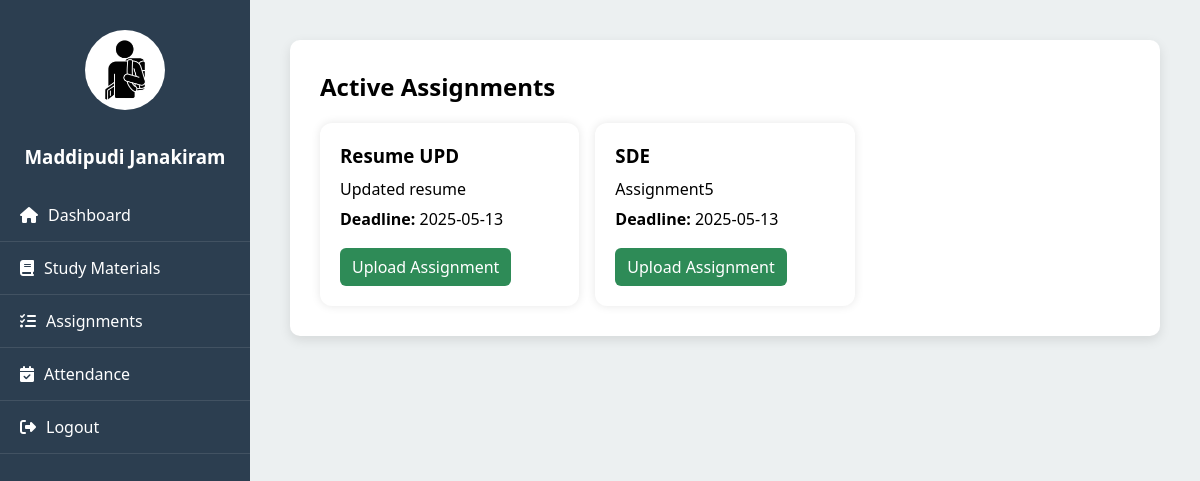
The page /student/view_assignments.php (signed in) on the database its author committed.
### tables this page shows
CREATE TABLE `assignments` (
  `id` int(11) NOT NULL,
  `title` varchar(255) NOT NULL,
  `description` text DEFAULT NULL,
  `filename` varchar(255) DEFAULT NULL,
  `course` varchar(100) DEFAULT NULL,
  `semester` int(11) DEFAULT NULL,
  `branch` varchar(50) DEFAULT NULL,
  `start_date` date NOT NULL,
  `end_date` date NOT NULL,
  `created_at` timestamp NOT NULL DEFAULT current_timestamp()
);

### student/view_assignments.php (the view, shortened to what this page needs)
<?php
include('../db/config.php');
$user_id = $_SESSION['user_id'];
$student_query = "SELECT branch, semester FROM students WHERE user_id = $user_id";
$result = mysqli_query($conn, $student_query);
if ($result && mysqli_num_rows($result) === 1) {
    $stu = mysqli_fetch_assoc($result);
    $branch = $stu['branch'];
    $semester = $stu['semester'];
} else {
    die("Student information not found.");
}
$today = date('Y-m-d');
$assignments_query = "SELECT * FROM assignments
                      WHERE branch = '$branch'
                      AND semester = $semester
                      AND start_date <= '$today'
                      AND end_date >= '$today'
                      ORDER BY created_at DESC";
$assignments = mysqli_query($conn, $assignments_query);
?>
<!DOCTYPE html>
<html>
<head>
    <link rel="stylesheet" href="../assets/css/student-dashboard.css">
    <link rel="stylesheet" href="https://cdnjs.cloudflare.com/ajax/libs/font-awesome/6.4.0/css/all.min.css">
</head>
<body>
<div class="wrapper">
    <div class="sidebar">
        <div class="profile">
            <img src="../assets/students.jpg" alt="Student Icon">
            <h3><?= htmlspecialchars($_SESSION['name']) ?></h3>
        </div>
        <ul>
            <li><a href="dashboard.php"><i class="fas fa-home"></i> Dashboard</a></li>
            <li><a href="download_materials.php"><i class="fas fa-book"></i> Study Materials</a></li>
            <li><a href="view_assignments.php"><i class="fas fa-tasks"></i> Assignments</a></li>
            <li><a href="view_attendance.php"><i class="fas fa-calendar-check"></i> Attendance</a></li>
            <li><a href="../logout.php"><i class="fas fa-sign-out-alt"></i> Logout</a></li>
        </ul>
    </div>
    <div class="main-content">
        <div class="dashboard-card">
            <h2>Active Assignments</h2>
            <?php if (mysqli_num_rows($assignments) > 0): ?>
                <div class="assignments-grid">
                    <?php while ($row = mysqli_fetch_assoc($assignments)): ?>
                        <div class="assignment-card">
                            <h3><?= htmlspecialchars($row['title']) ?></h3>
                            <p><?= htmlspecialchars($row['description']) ?></p>
                            <p><strong>Deadline:</strong> <?= htmlspecialchars($row['end_date']) ?></p>
                            <a href="upload_assignment.php?assignment_id=<?= $row['id'] ?>" class="btn-upload">Upload Assignment</a>
                        </div>
                    <?php endwhile; ?>
                </div>
            <?php else: ?>
                <p>No active assignments found for your branch and semester.</p>
            <?php endif; ?>
        </div>
    </div>
</div>
</body>
</html>

### assets/css/student-dashboard.css (style rules this page uses)
body { margin: 0; font-family: 'Segoe UI', Tahoma, Geneva, Verdana, sans-serif; background: #f0f2f5; }
.wrapper { display: flex; min-height: 100vh; }
.sidebar { width: 250px; background: #2c3e50; color: white; padding-top: 30px; }
.sidebar .profile { text-align: center; margin-bottom: 20px; }
.sidebar .profile img { width: 80px; height: 80px; border-radius: 50%; margin-bottom: 10px; }
.sidebar ul { list-style: none; padding: 0; }
.sidebar ul li { padding: 15px 20px; border-bottom: 1px solid rgba(255, 255, 255, 0.1); }
.sidebar ul li a { color: white; text-decoration: none; display: flex; align-items: center; }
.sidebar ul li a i { margin-right: 10px; }
.main-content { flex-grow: 1; padding: 40px; background: #ecf0f1; }
.dashboard-card { background: white; padding: 30px; border-radius: 10px; box-shadow: 0 4px 12px rgba(0, 0, 0, 0.1); }
.dashboard-card h2 { margin-top: 0; }
.dashboard-card p { font-size: 16px; margin: 8px 0; }

### student/view_assignments.php (style rules this page uses)
.assignments-grid { display: grid; grid-template-columns: repeat(auto-fill, minmax(250px, 1fr)); gap: 1rem; margin-top: 20px; }
.assignment-card { background-color: #fff; padding: 20px; border-radius: 12px; box-shadow: 0 0 10px rgba(0,0,0,0.1); }
.assignment-card h3 { margin: 0 0 10px; }
.btn-upload { display: inline-block; padding: 8px 12px; background-color: #2e8b57; color: white; text-decoration: none; border-radius: 6px; margin-top: 10px; }

### rows shown on the page
assignments: title "Resume UPD", description "Updated resume", end_date "2025-05-13"
assignments: title "SDE", description "Assignment5", end_date "2025-05-13"

### other values the page prints
$_SESSION['name'] "Maddipudi Janakiram"
